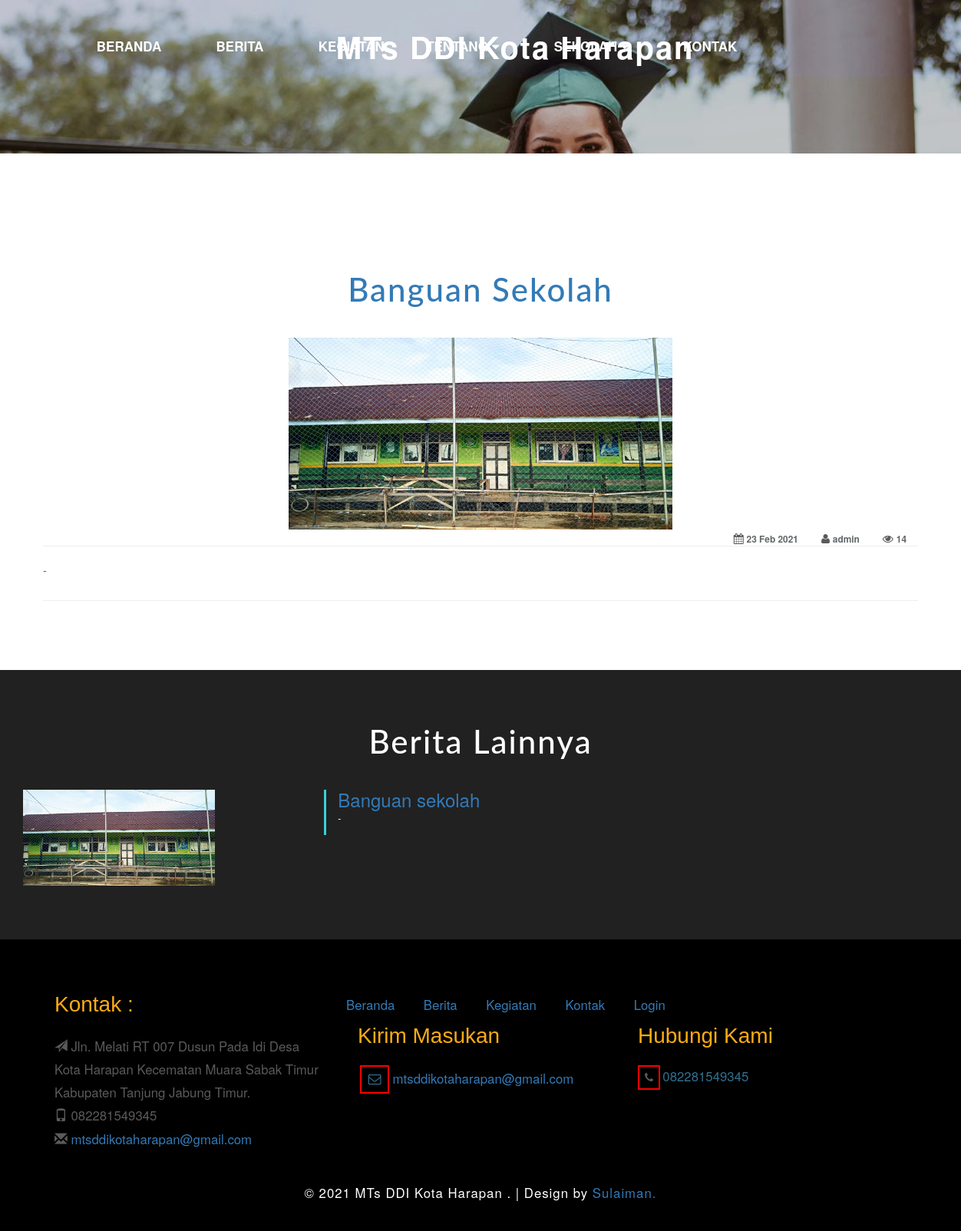
/Welcome/detail_berita/3, run on the app's committed database.
### tables this page shows
CREATE TABLE IF NOT EXISTS `profil_sekolah` (
    `id` varchar(100) NOT NULL,
    `text` varchar(100) NOT NULL,
    `nilai` text NOT NULL,
    `inputtype` enum('text', 'textarea', 'file', 'int') NOT NULL DEFAULT 'textarea',
    PRIMARY KEY (`id`)
  );

CREATE TABLE IF NOT EXISTS `berita` (
    `id` int(11) NOT NULL AUTO_INCREMENT,
    `caption` varchar(200) NOT NULL,
    `foto` text DEFAULT NULL,
    `deskripsi` text NOT NULL,
    `tanggal` varchar(100) NOT NULL,
    `user` varchar(26) NOT NULL,
    `dilihat` int(11) NOT NULL DEFAULT 0,
    PRIMARY KEY (`id`)
  );

### application/controllers/Welcome.php (called while the page is built, shortened)
<?php
class Welcome extends CI_Controller {
    function __construct()
    {
        if ($this->session->userdata('ipsaved')!=TRUE) {
       		$this->load->model('Pengunjung_model');
			$this->load->library('user_agent');
			$ip = $this->input->ip_address();
			$ip_data["ip"] = $ip;
			$ip_data["ipsaved"] = TRUE;
			$this->session->set_userdata($ip_data);
        }
    }
    public function detail_berita($id)
    {
        $this->load->model('Berita_model');
        $row = $this->Berita_model->get_by_id($id);
        $berita = $this->Berita_model->get_limit_data(4, 0, NULL);
        if ($row) {
            $data = array(
                    'berita_data' => $berita,
                    'id' => $row->id,
                    'caption' => $row->caption,
                    'dilihat' => $row->dilihat+1,
                    'foto' => $row->foto,
                    'deskripsi' => $row->deskripsi,
                    'tanggal' => date("d M Y", $row->tanggal),
                    'user' => $row->user,
                    'konten' => "detail_berita",
                    );
            $this->Berita_model->update($row->id, array('dilihat'=>$row->dilihat+1));
            $this->load->view('container',$data);
        } else {
            $this->session->set_flashdata('ci_flash_message', 'Upsss, data yang anda cari tidak ditemukan...');
            redirect(site_url('Welcome/berita'));
        }
    }
}

### index.php (called while the page is built, shortened)
<?php
require_once BASEPATH.'core/CodeIgniter.php';

### application/models/Profil_sekolah_model.php (called while the page is built, shortened)
<?php
class Profil_sekolah_model extends CI_Model
{
    public $table = 'profil_sekolah';
    function get_profil($val)
    {
        $this->db->where("id", $val);
        $res = $this->db->get($this->table)->row();
        return (isset($res->nilai)?$res->nilai:NULL);
    }
}

### application/models/Berita_model.php (called while the page is built, shortened)
<?php
class Berita_model extends CI_Model
{
    public $table = 'berita';
    public $id = 'id';
    public $defaultorder = 'DESC';
    function get_by_id($id)
    {
        $this->db->where($this->id, $id);
        return $this->db->get($this->table)->row();
    }
    function get_limit_data($limit, $start = 0, $q = NULL) {
        $this->db->order_by($this->id, $this->defaultorder);
        $this->db->limit($limit, $start);
        return $this->db->get($this->table)->result();
    }
    function update($id, $data)
    {
        $this->db->where($this->id, $id);
        $this->db->update($this->table, $data);
    }
}

### application/helpers/default_helper.php (called while the page is built, shortened)
<?php  if ( ! defined('BASEPATH')) exit('No direct script access allowed');
function str_shortened($str, $lenght, $ext = "..."){
	$res = NULL;
	if(strlen($str)>$lenght){
		$res = substr($str, 0, $lenght).$ext;
	}else{
		$res = $str;
	}
	return $res;
}

### application/views/detail_berita.php (the view, shortened to what this page needs)
<div id="about" class="about all_pad w3ls">
	<div class="container">
		<div class="ser-top-grids">
            <h3 class="w3-about-title"><?php echo $caption ?></h3>
            <div class="row">
                <div class="col-lg-12 text-center">
                    <img src="<?php echo $foto ?>" style="max-width: 80%; max-height: 250px; height: 250px;width: auto">
                </div>
                <div class="col-lg-12 text-center">
                </div>
                <div class="col-lg-12">
                    <span class="pull-right" style="margin: auto 15px"><strong><i class="fa fa-eye"></i>&nbsp;<small style="color: #62686a"><?php echo $dilihat ?></small></strong></span>
                    <span class="pull-right" style="margin: auto 15px"><strong><i class="fa fa-user"></i>&nbsp;<small style="color: #62686a"><?php echo $user ?></small></strong></span>
                    <span class="pull-right" style="margin: auto 15px"><strong><i class="fa fa-calendar"></i>&nbsp;<small style="color: #62686a"><?php echo $tanggal ?></small></strong></span>
                    <hr>
                </div>
            </div>
            <div class="row">
                <div class="col-lg-12 col-12">
                    <?php echo $deskripsi ?>
                </div>
            </div>
		</div>
        <hr>
	</div>
</div>
<?php if (count($berita_data)>=1): ?>
    <div class="services" id="services">
        <div class="w3-services-head">
            <h3>Berita Lainnya</h3>
        </div>
        <div class="w3-service-grids">
            <?php foreach ($berita_data as $key => $berita): ?>
                <div class="w3-service-grid-top1" style="margin-top: 3px">
                    <div class="col-md-12 w3-services-grid1">
                            <div class="col-md-4 w3-services-01">
                                <img src="<?php echo $berita->foto ?>" style="max-width: 250px; max-height: 250px">
                            </div>
                            <div class="col-md-8 w3-services-heading">
                                <a href="Welcome/detail_berita/<?php echo $berita->id ?>"><h3><?php echo $berita->caption ?></h3></a>
                                <?php echo str_shortened($berita->deskripsi, 180) ?>
                            </div>
                    </div>
                    <div class="clearfix"></div>
                </div>
            <?php endforeach ?>
        </div>
    </div>
<?php endif ?>

### application/views/_partials/navbar.php (shortened to what this page needs)
<div class="header">
	<nav class="navbar navbar-default">
		<div class="container">
			<div class="navbar-header navbar-left">
				<div class="w3_navigation_pos">
					<h1 style="font-size: 32px"><a href="Welcome" style="color: white !important;font-size: 40px!important;"><b><?php echo $this->Profil_sekolah_model->get_profil("nama_singkat_sekolah") ?></b></i></a></h1>
				</div>
			</div>
			<div class="collapse navbar-collapse navbar-right" id="bs-example-navbar-collapse-1">
				<nav class="link-effect-2" id="link-effect-2">
					<ul class="nav navbar-nav">
						<li style="margin: 0px 0px 35px 0px;"><a href="Welcome" style="color: white !important;font-size: 17px!important;"><strong>Beranda</strong></a></li>
						<li style="margin: 0px 0px 35px 0px;"><a href="Welcome/berita" style="font-size: 17px!important;"><strong>Berita</strong></a></li>
						<li style="margin: 0px 0px 35px 0px;"><a href="Welcome/kegiatan" style="font-size: 17px!important;"><strong>Kegiatan</strong></a></li>
						<li style="margin: 0px 0px 35px 0px;">
							<a href="#" id="navbarDropdown" role="button" data-toggle="dropdown" aria-haspopup="true" aria-expanded="false" class="nav-link dropdown-toggle" style="font-size: 17px!important;"><strong>Tentang&nbsp;</strong><i class="fa fa-caret-down"></i></a>
						</li>
						<li style="margin: 0px 0px 35px 0px;">
							<a href="#" id="navbarDropdown" role="button" data-toggle="dropdown" aria-haspopup="true" aria-expanded="false" class="nav-link dropdown-toggle" style="font-size: 17px!important;"><strong>Sekolah&nbsp;</strong><i class="fa fa-caret-down"></i></a>
						</li>
						<li style="margin: 0px 0px 35px 0px;"><a href="Welcome/kontak" style="font-size: 17px!important;"><strong>Kontak</strong></a></li>
					</ul>
				</nav>
			</div>
		</div>
	</nav>
</div>

### application/views/_partials/footer.php
<div class="footer">
	<div class="container">
		<div class="footer-grids-all">
		<div class="footer-w3-grid-top">
			<div class="col-md-4 w3layouts_footer_grid">
				<h3>Kontak :</h3>
					<ul>
						<li><i class="glyphicon glyphicon-send"></i> <?php echo $this->Profil_sekolah_model->get_profil('alamat') ?></li>
						<li><i class="glyphicon glyphicon-phone"></i> <?php echo $this->Profil_sekolah_model->get_profil('phone') ?></li>
						<li><i class="glyphicon glyphicon-envelope"></i> <a href="mailto:<?php echo $this->Profil_sekolah_model->get_profil('email') ?>"> <?php echo $this->Profil_sekolah_model->get_profil('email') ?></a></li>
					</ul>
			</div>
		</div>
			<div class="col-md-8 w3layouts_footer_grid">
				<ul class="w3l_footer_nav">
					<li><a href="Welcome" >Beranda</a></li>
					<li><a href="Welcome/berita" >Berita</a></li>
					<li><a href="Welcome/kegiatan" >Kegiatan</a></li>
					<li><a href="Welcome/kontak" >Kontak</a></li>
					<li><a href="Welcome/login" >Login</a></li>
				</ul>
				<div class="col-md-6 w3-footer-icons">
				<h3>Kirim Masukan</h3>
				<p><span><i class="fa fa-envelope-o" aria-hidden="true"></i></span><a href="mailto:example@mail.com"> <?php echo $this->Profil_sekolah_model->get_profil('email') ?></a></p>
				</div>
				<div class="col-md-6 w3-footer-icons">
				<h3>Hubungi Kami</h3>
				<i class="fa fa-phone" aria-hidden="true"></i><span><?php echo $this->Profil_sekolah_model->get_profil('phone') ?></span>
				</div>
			</div>
			<div class="clearfix"> </div>
		</div>
		<div class="footer-bottom-agile">
			<p>© 2021 <?php echo $this->Profil_sekolah_model->get_profil("nama_singkat_sekolah") ?> . | Design by <a href="http://w3layouts.com">Sulaiman.</a></p>
		</div>
	</div>
</div>

### assets/css/carousel.css (style rules this page uses)
body { color: #5a5a5a; }

### assets/css/style.css (style rules this page uses)
h1, h2, h3, h4, h5, h6 { margin: 0; }
ul, ol { padding: 0; }
img { width: 100%; height: 100%; }
.header { position: absolute; top: 1%; z-index: 9; left: 12%; }
.navbar-default { background: none; border: none; }
.navbar { margin-bottom: 0; }
.navbar-nav { float: none; }
.navbar-collapse { padding: 0; }
.navbar-right { float: none !important; margin-right: 0; }
.navbar-default .navbar-nav>li>a { color: #fff; font-weight: 400; }
.navbar-nav>li>a { margin: 3.5em 3.3em; padding: 0 .1em; line-height: 1em; text-transform: uppercase; }
.navbar-default .navbar-nav>li:last-child>a { margin-right: 0; }
.w3_navigation_pos { position: absolute; top: 26px; left: 33%; z-index: 1; }
.w3_navigation_pos h1 a { font-size: 1em; color: #fff; text-decoration: none; display: block; line-height: 0.9em; text-transform: capitalize; }
.w3_navigation_pos h1 { font-size: 3em; letter-spacing: 2px; }
nav.navbar.navbar-default { padding: 2.5em 0; }
.link-effect-2 a { overflow: hidden; padding: 20px; color: #797878; font-weight: 400; }
.all_pad { padding: 6em 0; }
.ser-top-grids { margin-top: 6em; }
.services, .about, .w3-faculty-ex, .gallery, .team, .footer, .book-appointment { padding: 5em 0; }
.services { background-color: #212121; }
.w3-services-head h3, .w3-about-agile-head h3, .w3-agile-faculty-head h3, .w3-agile-contact-head h3, .w3-agile-heading h3, .agileits_w3layouts_head h3, .w3-appoint-head h3, h3.w3-about-title { font-size: 3em; color: #337ab7; font-family: 'Lato', sans-serif; text-align: center; text-transform: capitalize; margin-bottom: 40px; letter-spacing: 2px; }
.w3-services-head h3 { color: #FFF; }
.w3-services-heading p { font-size: 0.9em; color: #fff; line-height: 1.8em; letter-spacing: 2px; font-family: 'Open Sans', sans-serif; }
.w3-services-heading { border-left: 3px solid #3acfd5; }
.footer { background-color: #000000; }
.w3layouts_footer_grid h3 { font-size: 2em; color: #fcac14; margin-bottom: 0.8em; font-family: 'Montserrat Alternates', sans-serif; }
.w3layouts_footer_grid ul li { display: block; text-decoration: none; font-size: 1.2em; line-height: 1.8em; }
ul.w3l_footer_nav li { display: inline-block; margin: 0 2em 0 0em; }
.w3-footer-icons span { font-size: 1.2em; color: #31708f; margin-left: 0.2em; }
.w3-footer-icons i { border: 2px solid red; font-size: 1em; padding: 0.5em; }
.w3-footer-icons p a { font-size: 1.2em; text-decoration: none; }
.footer-bottom-agile p { font-size: 1.2em; color: #fff; text-align: center; margin-top: 2em; letter-spacing: 1px; }
ul.w3l_footer_nav li a { text-decoration: none; }
.footer { padding: 5em 0 2em 0; }
.w3layouts_footer_grid li a { text-decoration: none; }
.footer-bottom-agile a { text-decoration: none; }
@media (max-width:1440px) { .header { left: 8%; } }
@media (max-width:1366px) { .header { left: 7%; } }
@media (max-width:1280px) { .navbar-nav>li>a { margin: 0em 2em; } }
@media (max-width:1280px) { .w3_navigation_pos { left: 31%; } }
@media (max-width:1280px) { .header { position: absolute; top: 1%; z-index: 9; left: 6%; } }

### data on the page
profil_sekolah: nilai "MTs DDI Kota Harapan"
berita: caption "Banguan Sekolah", foto (picture), user "admin", deskripsi "-", caption "Banguan sekolah"
profil_sekolah: nilai "Jln. Melati RT 007 Dusun Pada Idi Desa Kota Harapan Kecematan Muara Sabak Timur Kabupaten Tanjung Jabung Timur."
profil_sekolah: nilai "082281549345"
profil_sekolah: nilai "mtsddikotaharapan@gmail.com"

### other printed values
$dilihat "14"
$tanggal "23 Feb 2021"
